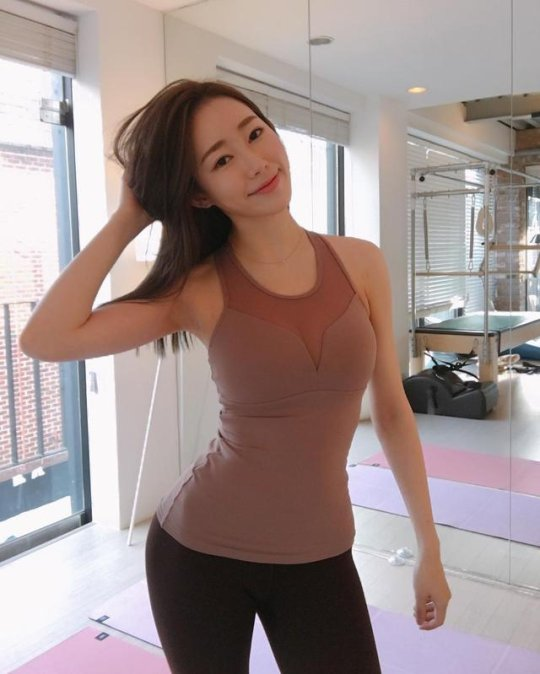
#> input picture MyFirstApplication/beau.jpg, 540 x 674 px
$ python image_edit.py
#> lines starting #> are read from the running program, lines starting #| are printed output that depends on the picture
from PIL import Image

img = Image.open("beau.jpg")
#> img is the input picture: PIL image 540x674 RGB; mean R, G, B 160.5, 144.1, 141.9
area = (200, 300, 500, 600)
cropped_img = img.crop(area)
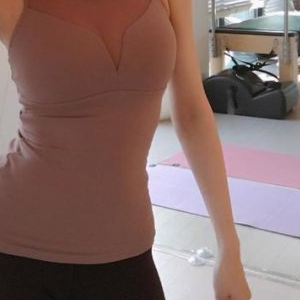
#> cropped_img: PIL image 300x300 RGB; mean R, G, B 133.3, 107.2, 103
img.show()
cropped_img.show()
